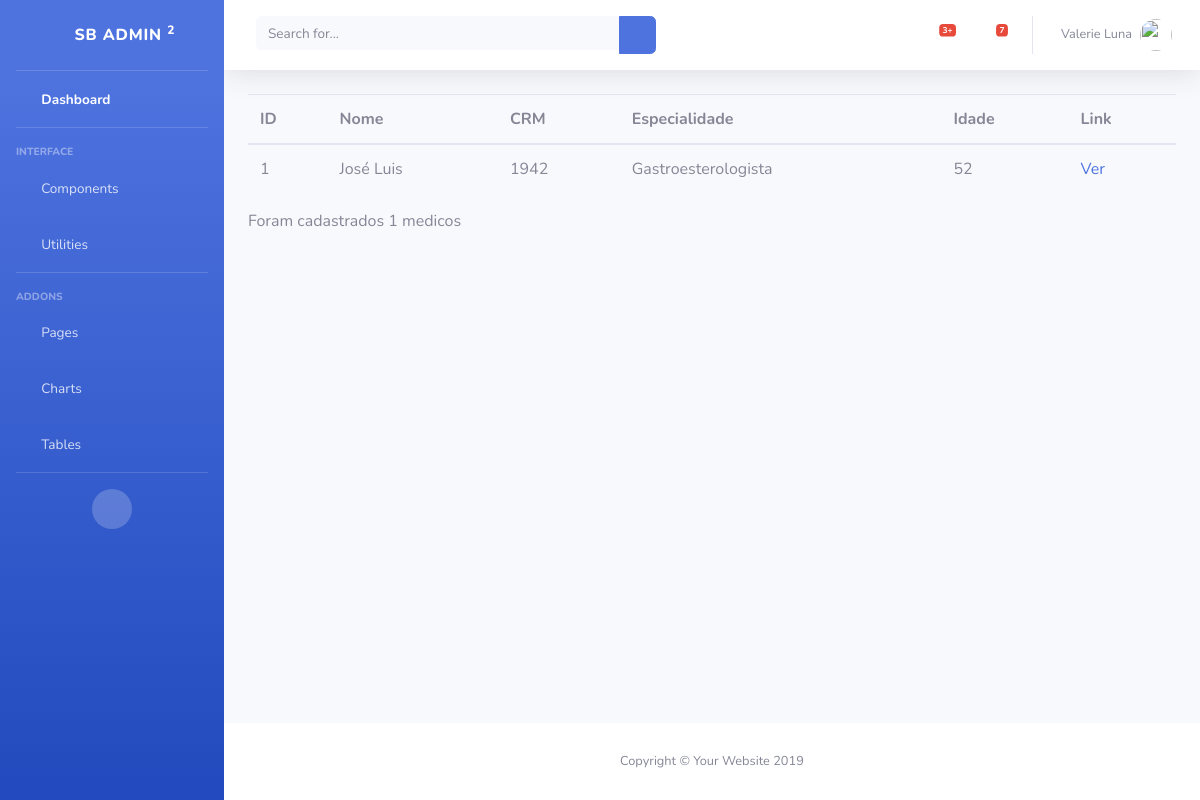
The app's page /atendimento/medico/, older data.
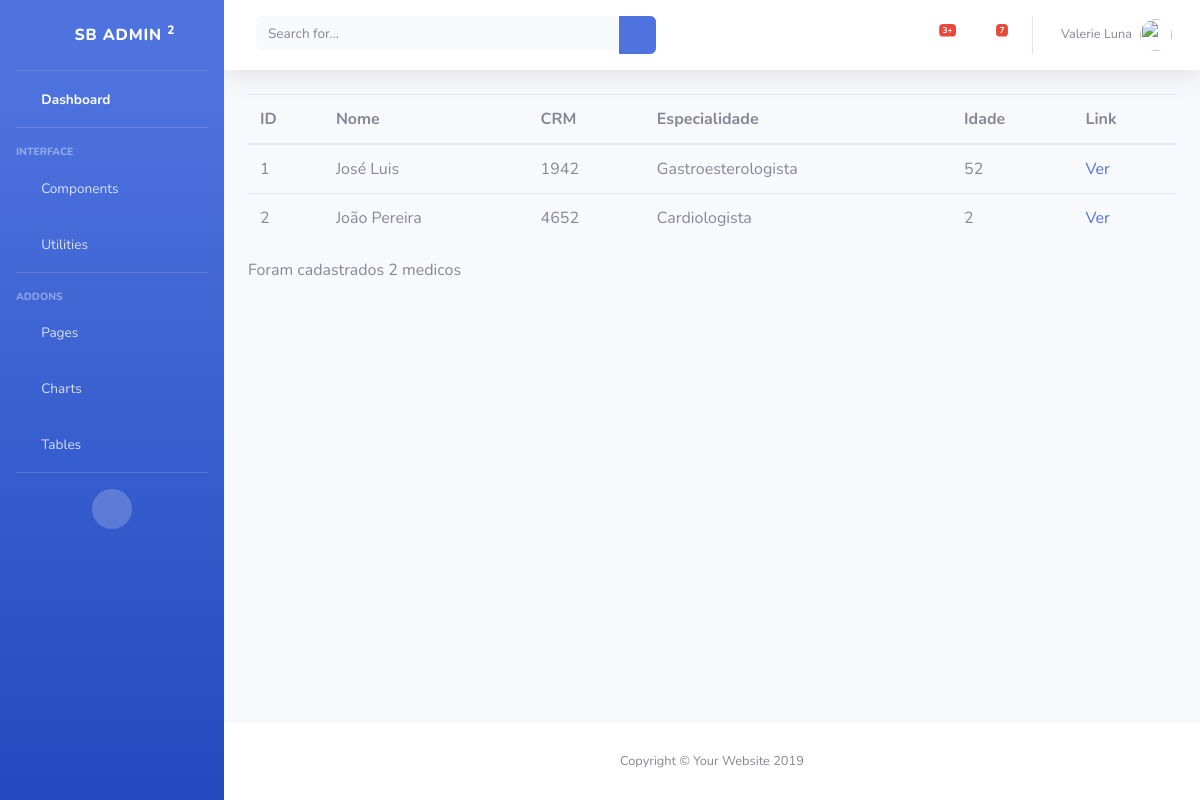
The same page, newer data.
### atendimento/models.py (models this page shows)
class Medico(models.Model):
    nome = models.CharField(max_length=50)
    crm = models.CharField(max_length=5)
    espcialidade = models.CharField(max_length=20)
    idade = models.IntegerField()

### atendimento/views.py (the view)
# urls.py: path('medico/', views.medico_list),
def medico_list(request):
    medicos = Medico.objects.all()
    return render (request, 'medico/list.html', {'medicos': medicos})

### atendimento/templates/medico/list.html
{% extends 'base.html' %}
{% block conteudo %}
<table class="table">
        <thead>
            <tr>
                <th>ID</th>
                <th>Nome</th>
                <th>CRM</th>
                <th>Especialidade</th>
                <th>Idade</th>
                <th>Link</th>
            </tr>
        </thead>
        <tbody>
            {% for medico in medicos %}
                <tr>
                    <td>{{medico.id}}</td>
                    <td>{{medico.nome}}</td>
                    <td>{{medico.crm}}</td>
                    <td>{{medico.espcialidade}}</td>
                    <td>{{medico.idade}}</td>
                    <td><a href="http://127.0.0.1:8000/atendimento/medico/{{medico.id}}">Ver</a></td>
                </tr>
            {% endfor %}
        </tbody>
    </table>
    <p>Foram cadastrados {{medicos | length }} medicos</p>
{% endblock %}

Row changes from the older to the newer data that the page shows:
added Medico: id "2", nome "João Pereira", crm "4652", espcialidade "Cardiologista", idade "2"
Text that changed along with them:
{{ medicos | length }}: "1" → "2"
